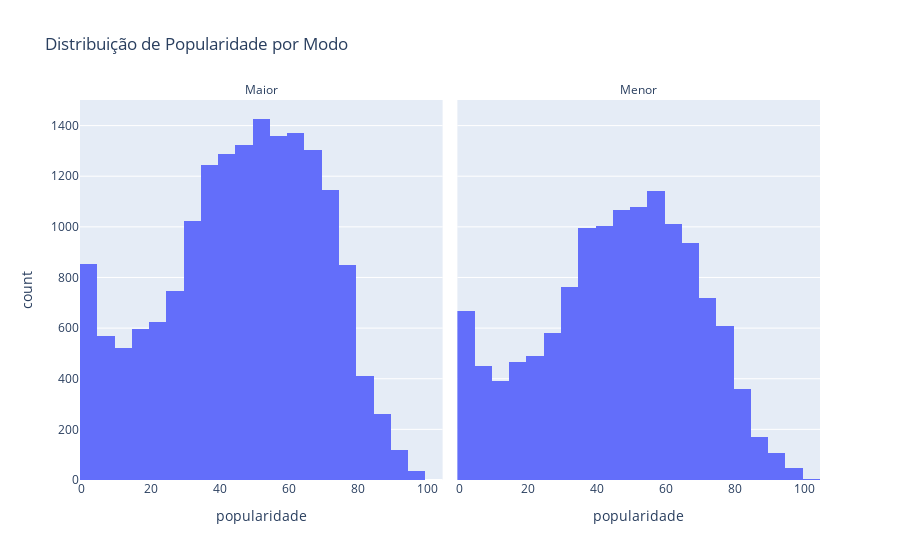

Notebook source saved alongside this figure:
### Markdown cell above
📊 Relação entre Intensidade e Volume

O gráfico explora a relação entre intensidade e volume das faixas.

Nota-se que à medida que a intensidade aumenta, o volume tende a subir.

Ademais, gêneros EDM e Rap estão mais concentrados no quadrante superior direito, o que indica que essas faixas contém alto impacto sonoro.

Também observa-se que quase não há presença de faixas com baixa intensidade e alto volume ou vice-versa.

### Code cell
# ANÁLISE DA RELAÇÃO ENTRE POPULARIDADE E MODO
popularidade_maior_que_zero = df[df["popularidade"] > 0]

fig = px.histogram(
    popularidade_maior_que_zero,
    x="popularidade",
    facet_col="modo",
    nbins=30,
    title="Distribuição de Popularidade por Modo"
)
fig.for_each_annotation(lambda a: a.update(text=a.text.split("=")[-1]))

fig.update_layout(showlegend=False)
fig.show()

### Figure 1 — Plotly figure (JSON) as saved in the notebook; plotly's stock layout.template omitted (floating-point values rounded to 4 significant figures; data arrays with more than 128 entries replaced by an {"elided": "..."} marker saying what was removed)
{"data": [{"alignmentgroup": "True", "bingroup": "x", "hovertemplate": "modo=Maior<br>popularidade=%{x}<br>count=%{y}<extra></extra>", "legendgroup": "", "marker": {"color": "#636efa", "pattern": {"shape": ""}}, "name": "", "nbinsx": 30, "offsetgroup": "", "orientation": "v", "showlegend": false, "type": "histogram", "x": {"elided": "17071 int values"}, "xaxis": "x", "yaxis": "y"}, {"alignmentgroup": "True", "bingroup": "x", "hovertemplate": "modo=Menor<br>popularidade=%{x}<br>count=%{y}<extra></extra>", "legendgroup": "", "marker": {"color": "#636efa", "pattern": {"shape": ""}}, "name": "", "nbinsx": 30, "offsetgroup": "", "orientation": "v", "showlegend": false, "type": "histogram", "x": {"elided": "13059 int values"}, "xaxis": "x2", "yaxis": "y2"}], "layout": {"annotations": [{"font": {}, "showarrow": false, "text": "Maior", "x": 0.245, "xanchor": "center", "xref": "paper", "y": 1, "yanchor": "bottom", "yref": "paper"}, {"font": {}, "showarrow": false, "text": "Menor", "x": 0.755, "xanchor": "center", "xref": "paper", "y": 1, "yanchor": "bottom", "yref": "paper"}], "barmode": "relative", "legend": {"tracegroupgap": 0}, "showlegend": false, "title": {"text": "Distribuição de Popularidade por Modo"}, "xaxis": {"anchor": "y", "domain": [0, 0.49], "title": {"text": "popularidade"}}, "xaxis2": {"anchor": "y2", "domain": [0.51, 1], "matches": "x", "title": {"text": "popularidade"}}, "yaxis": {"anchor": "x", "domain": [0, 1], "title": {"text": "count"}}, "yaxis2": {"anchor": "x2", "domain": [0, 1], "matches": "y", "showticklabels": false}}}
